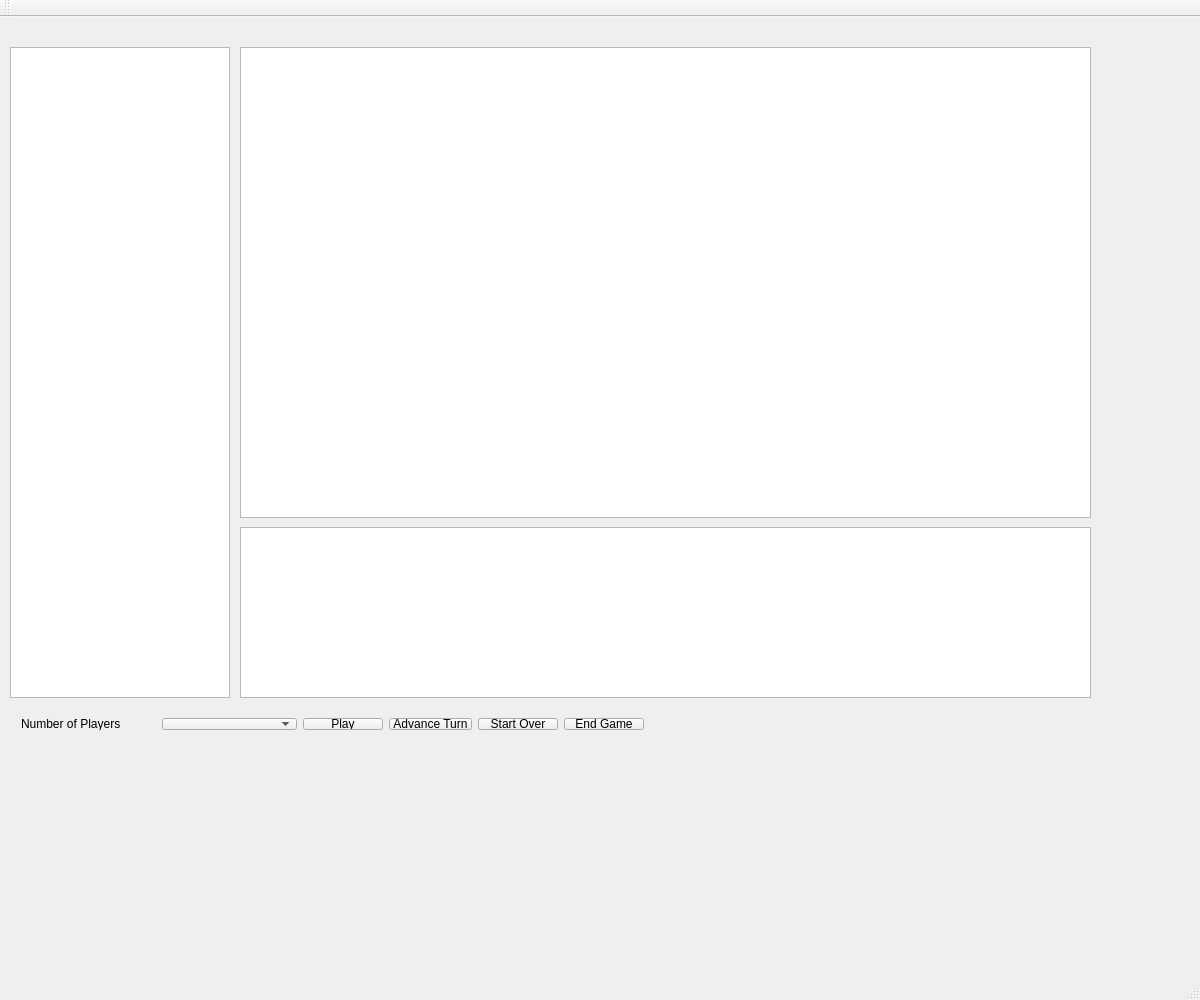
<?xml version="1.0" encoding="UTF-8"?>
<ui version="4.0">
 <class>Game</class>
 <widget class="QMainWindow" name="Game">
  <property name="geometry">
   <rect>
    <x>0</x>
    <y>0</y>
    <width>1200</width>
    <height>1000</height>
   </rect>
  </property>
  <property name="windowTitle">
   <string>Game</string>
  </property>
  <widget class="QWidget" name="centralWidget">
   <widget class="QGraphicsView" name="boardGraphicsView">
    <property name="geometry">
     <rect>
      <x>240</x>
      <y>30</y>
      <width>851</width>
      <height>471</height>
     </rect>
    </property>
   </widget>
   <widget class="QGraphicsView" name="handGraphicsView">
    <property name="geometry">
     <rect>
      <x>240</x>
      <y>510</y>
      <width>851</width>
      <height>171</height>
     </rect>
    </property>
   </widget>
   <widget class="QGraphicsView" name="playerGraphicsView">
    <property name="geometry">
     <rect>
      <x>10</x>
      <y>30</y>
      <width>220</width>
      <height>651</height>
     </rect>
    </property>
   </widget>
   <widget class="QWidget" name="">
    <property name="geometry">
     <rect>
      <x>10</x>
      <y>690</y>
      <width>645</width>
      <height>34</height>
     </rect>
    </property>
    <layout class="QHBoxLayout" name="horizontalLayout_3">
     <item>
      <layout class="QHBoxLayout" name="horizontalLayout_2">
       <item>
        <widget class="QLabel" name="numberOfPlayersLabel">
         <property name="text">
          <string>Number of Players</string>
         </property>
        </widget>
       </item>
       <item>
        <widget class="QComboBox" name="numberOfPlayersComboBox"/>
       </item>
      </layout>
     </item>
     <item>
      <layout class="QHBoxLayout" name="horizontalLayout">
       <item>
        <widget class="QPushButton" name="playGameButton">
         <property name="text">
          <string>Play</string>
         </property>
        </widget>
       </item>
       <item>
        <widget class="QPushButton" name="advanceTurnButton">
         <property name="text">
          <string>Advance Turn</string>
         </property>
        </widget>
       </item>
       <item>
        <widget class="QPushButton" name="startOverButton">
         <property name="text">
          <string>Start Over</string>
         </property>
        </widget>
       </item>
       <item>
        <widget class="QPushButton" name="endGameButton">
         <property name="text">
          <string>End Game</string>
         </property>
        </widget>
       </item>
      </layout>
     </item>
    </layout>
   </widget>
  </widget>
  <widget class="QMenuBar" name="menuBar">
   <property name="geometry">
    <rect>
     <x>0</x>
     <y>0</y>
     <width>1200</width>
     <height>22</height>
    </rect>
   </property>
  </widget>
  <widget class="QToolBar" name="mainToolBar">
   <attribute name="toolBarArea">
    <enum>TopToolBarArea</enum>
   </attribute>
   <attribute name="toolBarBreak">
    <bool>false</bool>
   </attribute>
  </widget>
  <widget class="QStatusBar" name="statusBar"/>
 </widget>
 <layoutdefault spacing="6" margin="11"/>
 <resources/>
 <connections/>
</ui>
